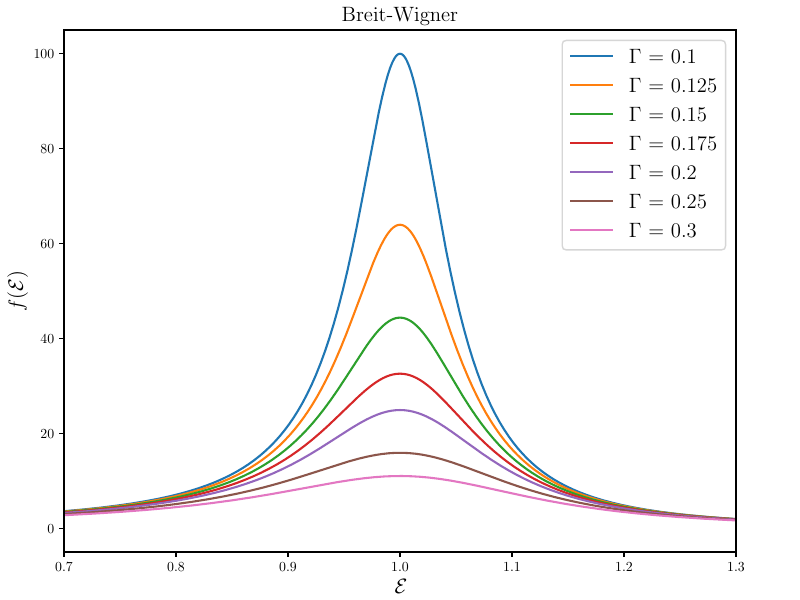

This chart was generated by the following Python code:
import matplotlib.pyplot as plt
import numpy as np
import sys
import os

from math import sqrt, atan


fontsize=15



def B(omega, omega_0, Gamma, A=1):
    return A / ( (omega**2 - omega_0**2)**2 + Gamma**2)

omega_0 = 1.0
Gamma = [0.10,0.125,0.15,0.175,0.20,0.25,0.30]
A = 1.0

x1 = np.arange(0.0, 2.0, 0.001)

plt.rc('text', usetex=True)
plt.rc('font', family='serif')

fig = plt.figure(1, figsize=(8, 6))
plt.title('Breit-Wigner', fontsize=fontsize)
plt.xlabel('$\mathcal{E}$', fontsize=fontsize)
plt.ylabel('$f(\mathcal{E})$', fontsize=fontsize)
plt.xlim(0.7,1.3)
for i in range(len(Gamma)):
    label = '$\Gamma$ = ' + str(Gamma[i])
    print(label)
    plt.plot(x1, B(x1,omega_0, Gamma[i], A),linewidth=1.5,label=label)
plt.legend(fontsize=fontsize)
plt.show()

os.getcwd()

fig.subplots_adjust(left = 0.08,right = 0.92,bottom = 0.08,top = 0.95)
fig.savefig('./Python/LHC/bw.pdf')
